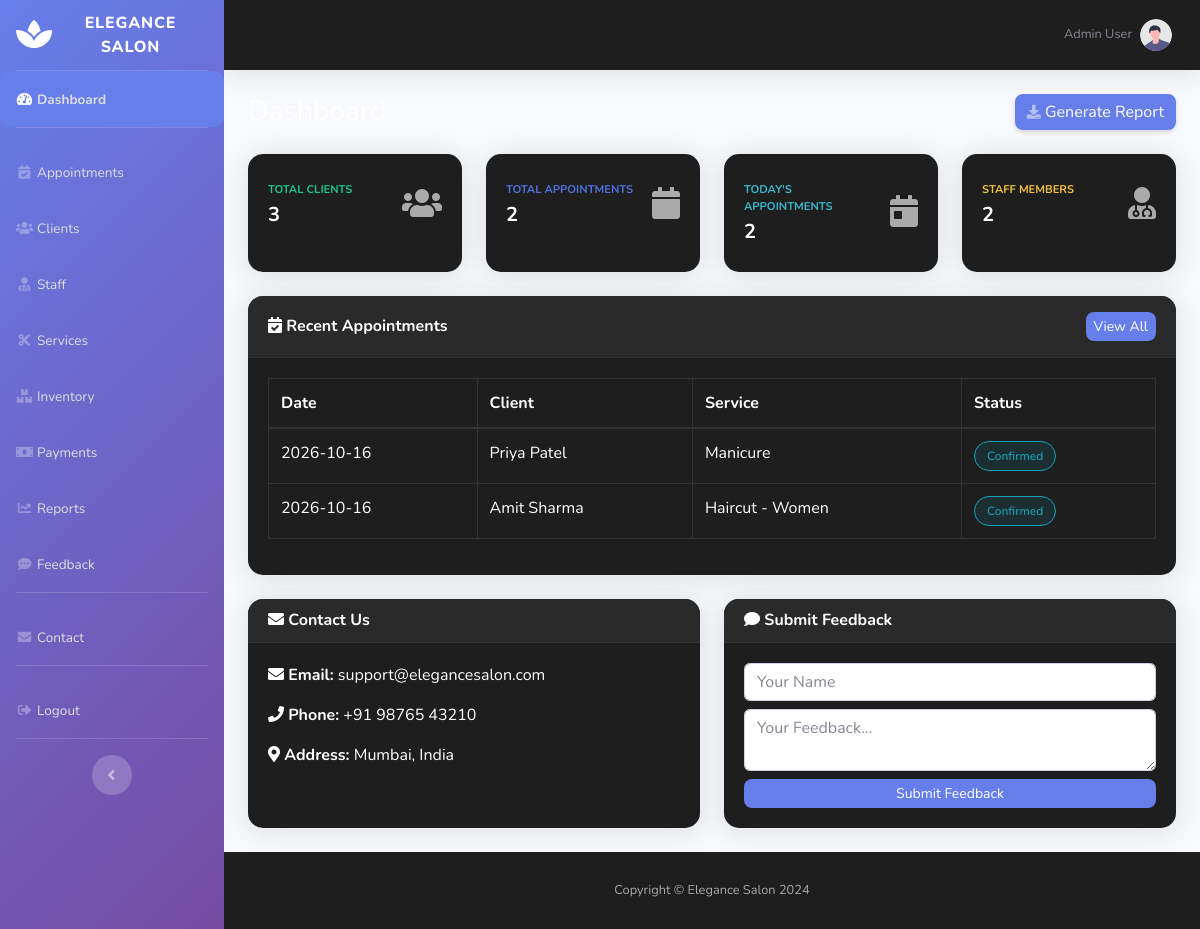
/admin/admin.php (signed in), run on the app's committed database.
### tables this page shows
CREATE TABLE appointments (
    id INT PRIMARY KEY AUTO_INCREMENT,
    client_id INT,
    service_id INT,
    stylist_id INT,
    appointment_date DATE,
    appointment_time TIME,
    status VARCHAR(20) DEFAULT 'pending',
    notes TEXT,
    created_at TIMESTAMP DEFAULT CURRENT_TIMESTAMP,
    FOREIGN KEY (client_id) REFERENCES clients(id) ON DELETE SET NULL,
    FOREIGN KEY (service_id) REFERENCES services(id) ON DELETE SET NULL,
    FOREIGN KEY (stylist_id) REFERENCES users(id) ON DELETE SET NULL
);

CREATE TABLE clients (
    id INT PRIMARY KEY AUTO_INCREMENT,
    name VARCHAR(100) NOT NULL,
    email VARCHAR(100),
    phone VARCHAR(20),
    address TEXT,
    created_at TIMESTAMP DEFAULT CURRENT_TIMESTAMP
);

CREATE TABLE services (
    id INT PRIMARY KEY AUTO_INCREMENT,
    service_name VARCHAR(100) NOT NULL,
    description TEXT,
    duration INT DEFAULT 30,
    price DECIMAL(10,2) NOT NULL,
    category VARCHAR(50),
    is_active INT DEFAULT 1,
    created_at TIMESTAMP DEFAULT CURRENT_TIMESTAMP
);

### admin/admin.php (the view, shortened to what this page needs)
<?php
require_once '../config.php';
$totalClients = $pdo->query("SELECT COUNT(*) FROM clients")->fetchColumn();
$totalAppointments = $pdo->query("SELECT COUNT(*) FROM appointments")->fetchColumn();
$totalStaff = $pdo->query("SELECT COUNT(*) FROM users WHERE role IN ('receptionist', 'stylist')")->fetchColumn();
$todayAppointments = $pdo->query("SELECT COUNT(*) FROM appointments WHERE appointment_date = CURDATE()")->fetchColumn();
$recentApps = $pdo->query("
    SELECT a.*, c.name as client_name, s.service_name
    FROM appointments a
    LEFT JOIN clients c ON a.client_id = c.id
    LEFT JOIN services s ON a.service_id = s.id
    ORDER BY a.id DESC LIMIT 5
")->fetchAll();
?>
<!DOCTYPE html>
<html lang="en">
<head>
    <link href="vendor/fontawesome-free/css/all.min.css" rel="stylesheet">
    <link href="css/sb-admin-2.min.css" rel="stylesheet">
</head>
<body id="page-top">
<div id="wrapper">
    <ul class="navbar-nav bg-gradient-primary sidebar sidebar-dark accordion" id="accordionSidebar">
        <a class="sidebar-brand d-flex align-items-center justify-content-center" href="admin.php">
            <div class="sidebar-brand-icon"><i class="fas fa-spa"></i></div>
            <div class="sidebar-brand-text mx-2">Elegance Salon</div>
        </a>
        <li class="nav-item active"><a class="nav-link" href="admin.php"><i class="fas fa-fw fa-tachometer-alt"></i><span>Dashboard</span></a></li>
        <hr class="sidebar-divider">
        <li class="nav-item"><a class="nav-link" href="appointments.php"><i class="fas fa-fw fa-calendar-check"></i><span>Appointments</span></a></li>
        <li class="nav-item"><a class="nav-link" href="clients.php"><i class="fas fa-fw fa-users"></i><span>Clients</span></a></li>
          <li class="nav-item"><a class="nav-link" href="staff.php"><i class="fas fa-fw fa-user-md"></i><span>Staff </span></a></li>
        <li class="nav-item"><a class="nav-link" href="services.php"><i class="fas fa-fw fa-cut"></i><span>Services</span></a></li>
        <li class="nav-item"><a class="nav-link" href="inventory.php"><i class="fas fa-fw fa-boxes"></i><span>Inventory</span></a></li>
        <li class="nav-item"><a class="nav-link" href="payments.php"><i class="fas fa-fw fa-money-bill"></i><span>Payments</span></a></li>
        <li class="nav-item"><a class="nav-link" href="reports.php"><i class="fas fa-fw fa-chart-line"></i><span>Reports</span></a></li>
        <li class="nav-item"><a class="nav-link" href="feedback.php"><i class="fas fa-fw fa-comment-dots"></i><span>Feedback</span></a></li>
        <hr class="sidebar-divider">
        <li class="nav-item"><a class="nav-link" href="contact.php"><i class="fas fa-fw fa-envelope"></i><span>Contact</span></a></li>
        <hr class="sidebar-divider">
        <li class="nav-item"><a class="nav-link" href="logout.php"><i class="fas fa-fw fa-sign-out-alt"></i><span>Logout</span></a></li>
        <hr class="sidebar-divider d-none d-md-block">
        <div class="text-center d-none d-md-inline"><button class="rounded-circle border-0" id="sidebarToggle"></button></div>
    </ul>
    <div id="content-wrapper" class="d-flex flex-column">
        <div id="content">
            <nav class="navbar navbar-expand navbar-light bg-white topbar mb-4 static-top shadow">
                <ul class="navbar-nav ml-auto">
                    <li class="nav-item dropdown no-arrow">
                        <a class="nav-link dropdown-toggle" href="#" id="userDropdown" role="button" data-toggle="dropdown">
                            <span class="mr-2 d-none d-lg-inline text-gray-600 small">Admin User</span>
                            <img class="img-profile rounded-circle" src="img/undraw_profile.svg" width="32">
                        </a>
                    </li>
                </ul>
            </nav>
            <div class="container-fluid">
                <div class="d-sm-flex align-items-center justify-content-between mb-4">
                    <h1 class="h3 mb-0 text-gray-800">Dashboard</h1>
                    <a href="reports.php" class="btn btn-primary shadow-sm"><i class="fas fa-download fa-sm text-white-50"></i> Generate Report</a>
                </div>
                <div class="row">
                    <div class="col-xl-3 col-md-6 mb-4">
                        <div class="card border-left-success shadow h-100 py-2">
                            <div class="card-body">
                                <div class="row no-gutters align-items-center">
                                    <div class="col mr-2">
                                        <div class="text-xs font-weight-bold text-success text-uppercase mb-1">Total Clients</div>
                                        <div class="h5 mb-0 font-weight-bold text-gray-800"><?php echo $totalClients; ?></div>
                                    </div>
                                    <div class="col-auto"><i class="fas fa-users fa-2x text-gray-300"></i></div>
                                </div>
                            </div>
                        </div>
                    </div>
                    <div class="col-xl-3 col-md-6 mb-4">
                        <div class="card border-left-primary shadow h-100 py-2">
                            <div class="card-body">
                                <div class="row no-gutters align-items-center">
                                    <div class="col mr-2">
                                        <div class="text-xs font-weight-bold text-primary text-uppercase mb-1">Total Appointments</div>
                                        <div class="h5 mb-0 font-weight-bold text-gray-800"><?php echo $totalAppointments; ?></div>
                                    </div>
                                    <div class="col-auto"><i class="fas fa-calendar fa-2x text-gray-300"></i></div>
                                </div>
                            </div>
                        </div>
                    </div>
                    <div class="col-xl-3 col-md-6 mb-4">
                        <div class="card border-left-info shadow h-100 py-2">
                            <div class="card-body">
                                <div class="row no-gutters align-items-center">
                                    <div class="col mr-2">
                                        <div class="text-xs font-weight-bold text-info text-uppercase mb-1">Today's Appointments</div>
                                        <div class="h5 mb-0 font-weight-bold text-gray-800"><?php echo $todayAppointments; ?></div>
                                    </div>
                                    <div class="col-auto"><i class="fas fa-calendar-day fa-2x text-gray-300"></i></div>
                                </div>
                            </div>
                        </div>
                    </div>
                    <div class="col-xl-3 col-md-6 mb-4">
                        <div class="card border-left-warning shadow h-100 py-2">
                            <div class="card-body">
                                <div class="row no-gutters align-items-center">
                                    <div class="col mr-2">
                                        <div class="text-xs font-weight-bold text-warning text-uppercase mb-1">Staff Members</div>
                                        <div class="h5 mb-0 font-weight-bold text-gray-800"><?php echo $totalStaff; ?></div>
                                    </div>
                                    <div class="col-auto"><i class="fas fa-user-md fa-2x text-gray-300"></i></div>
                                </div>
                            </div>
                        </div>
                    </div>
                </div>
                <div class="card shadow mb-4">
                    <div class="card-header py-3 d-flex flex-row align-items-center justify-content-between">
                        <h6 class="m-0 font-weight-bold text-primary"><i class="fas fa-calendar-check"></i> Recent Appointments</h6>
                        <a href="appointments.php" class="btn btn-primary btn-sm">View All</a>
                    </div>
                    <div class="card-body">
                        <div class="table-responsive">
                            <table class="table table-bordered">
                                <thead>
                                    <tr>
                                        <th>Date</th>
                                        <th>Client</th>
                                        <th>Service</th>
                                        <th>Status</th>
                                    </tr>
                                </thead>
                                <tbody>
                                    <?php if(empty($recentApps)): ?>
                                        <tr><td colspan="4" class="text-center">No appointments found</td></tr>
                                    <?php else: ?>
                                        <?php foreach($recentApps as $app): ?>
                                        <tr>
                                            <td><?php echo $app['appointment_date']; ?></td>
                                            <td><?php echo $app['client_name']; ?></td>
                                            <td><?php echo $app['service_name']; ?></td>
                                            <td><span class="status-badge status-<?php echo $app['status']; ?>"><?php echo ucfirst($app['status']); ?></span></td>
                                        </tr>
                                        <?php endforeach; ?>
                                    <?php endif; ?>
                                </tbody>
                            </table>
                        </div>
                    </div>
                </div>
                <div class="row">
                    <div class="col-xl-6 col-lg-6 mb-4">
                        <div class="card shadow h-100">
                            <div class="card-header"><h6 class="m-0 font-weight-bold text-primary"><i class="fas fa-envelope"></i> Contact Us</h6></div>
                            <div class="card-body">
                                <p><i class="fas fa-envelope"></i> <strong>Email:</strong> support@elegancesalon.com</p>
                                <p><i class="fas fa-phone"></i> <strong>Phone:</strong> +91 98765 43210</p>
                                <p><i class="fas fa-map-marker-alt"></i> <strong>Address:</strong> Mumbai, India</p>
                            </div>
                        </div>
                    </div>
                    <div class="col-xl-6 col-lg-6 mb-4">
                        <div class="card shadow h-100">
                            <div class="card-header"><h6 class="m-0 font-weight-bold text-primary"><i class="fas fa-comment"></i> Submit Feedback</h6></div>
                            <div class="card-body">
                                <form id="feedbackForm">
                                    <input type="text" class="form-control mb-2" id="feedbackName" placeholder="Your Name">
                                    <textarea class="form-control mb-2" id="feedbackMessage" rows="2" placeholder="Your Feedback..."></textarea>
                                    <button type="submit" class="btn btn-primary btn-sm w-100">Submit Feedback</button>
                                </form>
                            </div>
                        </div>
                    </div>
                </div>
            </div>
        </div>
        <footer class="sticky-footer bg-white">
            <div class="container my-auto">
                <div class="copyright text-center my-auto">Copyright &copy; Elegance Salon 2024</div>
            </div>
        </footer>
    </div>
</div>
</body>
</html>

### admin/admin.php (style rules this page uses)
body { background: #0f0f0f !important; }
.bg-gradient-primary { background: linear-gradient(135deg, #667eea 0%, #764ba2 100%) !important; }
.card { background: #1e1e1e !important; border: none !important; border-radius: 15px !important; box-shadow: 0 5px 20px rgba(0,0,0,0.3); }
.card-header { background: #2a2a2a !important; border-bottom: 1px solid #333 !important; border-radius: 15px 15px 0 0 !important; }
.text-gray-800, .text-gray-900, .h5, .h3, .card-body, .card-header h6 { color: #fff !important; }
.text-gray-300 { color: #aaa !important; }
.bg-white, .topbar { background: #1e1e1e !important; }
.navbar-nav .nav-link { color: #fff !important; }
.table { color: #fff !important; }
.table-bordered, .table-bordered th, .table-bordered td { border-color: #333 !important; }
footer { background: #1e1e1e !important; }
footer .copyright { color: #aaa !important; }
.sidebar .nav-link { color: #ddd !important; }
.btn-primary { background: #667eea !important; border: none !important; border-radius: 8px !important; }
.nav-item.active { background: #667eea; border-radius: 10px; }
.status-badge { padding: 5px 12px; border-radius: 20px; font-size: 12px; font-weight: 500; display: inline-block; }
.status-confirmed { background: #17a2b820; color: #17a2b8; border: 1px solid #17a2b8; }

### data on the page
appointments: appointment_date "2026-10-16", client.name "Priya Patel", service.service_name "Manicure", status "Confirmed"
appointments: appointment_date "2026-10-16", client.name "Amit Sharma", service.service_name "Haircut - Women", status "Confirmed"

### other printed values
$totalClients "3"
$totalAppointments "2"
$todayAppointments "2"
$totalStaff "2"
